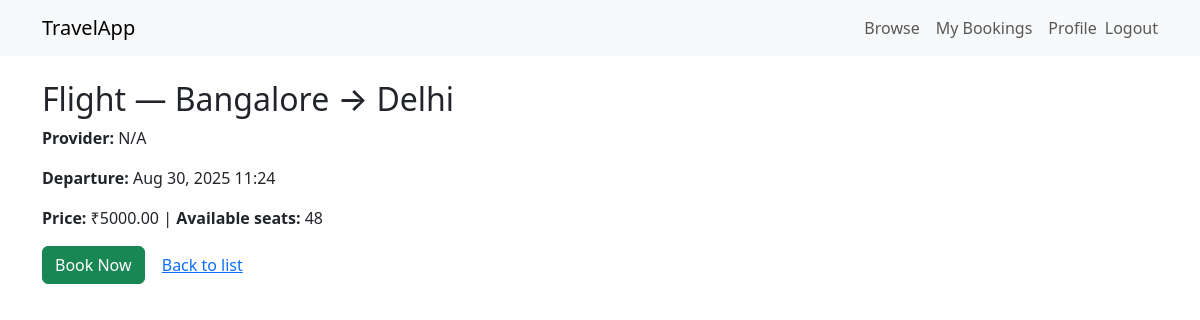
The page /options/1/ (signed in) on the database its author committed.
### bookings/models.py (models this page shows, shortened)
class TravelOption(models.Model):
    TRAVEL_TYPES = [
        ("Flight", "Flight"),
        ("Train", "Train"),
        ("Bus", "Bus"),
    ]
    available_seats = models.IntegerField(default=0)
    travel_type = models.CharField(max_length=20, choices=TRAVEL_TYPES)
    source = models.CharField(max_length=100)
    destination = models.CharField(max_length=100)
    depart_datetime = models.DateTimeField()
    price = models.DecimalField(max_digits=10, decimal_places=2)

### bookings/views.py (the view)
# urls.py: path('options/<int:pk>/', views.travel_detail, name='travel_detail'),
def travel_detail(request, pk):
    travel = get_object_or_404(TravelOption, pk=pk)
    return render(request, 'travel_detail.html', {'travel': travel})

### bookings/templates/travel_detail.html
{% extends "base.html" %}
{% block content %}
<h2>{{ travel.get_travel_type_display }} — {{ travel.source }} → {{ travel.destination }}</h2>
<p><strong>Provider:</strong> {{ travel.provider|default:"N/A" }}</p>
<p><strong>Departure:</strong> {{ travel.depart_datetime|date:"M d, Y H:i" }}</p>
<p><strong>Price:</strong> ₹{{ travel.price }} | <strong>Available seats:</strong> {{ travel.available_seats }}</p>
{% if user.is_authenticated %}
  <a href="{% url 'book_travel' travel.pk %}" class="btn btn-success {% if travel.available_seats == 0 %}disabled{% endif %}">Book Now</a>
{% else %}
  <p><a href="{% url 'login' %}">Login</a> to book.</p>
{% endif %}
<a href="{% url 'travel_list' %}" class="btn btn-link">Back to list</a>
{% endblock %}

### rows shown on the page
TravelOption: travel_type "Flight", source "Bangalore", destination "Delhi", depart_datetime "Aug 30, 2025 11:24", price "5000.00", available_seats "48"

### other values the page prints
{{ travel.provider|default:"N/A" }} "N/A"
